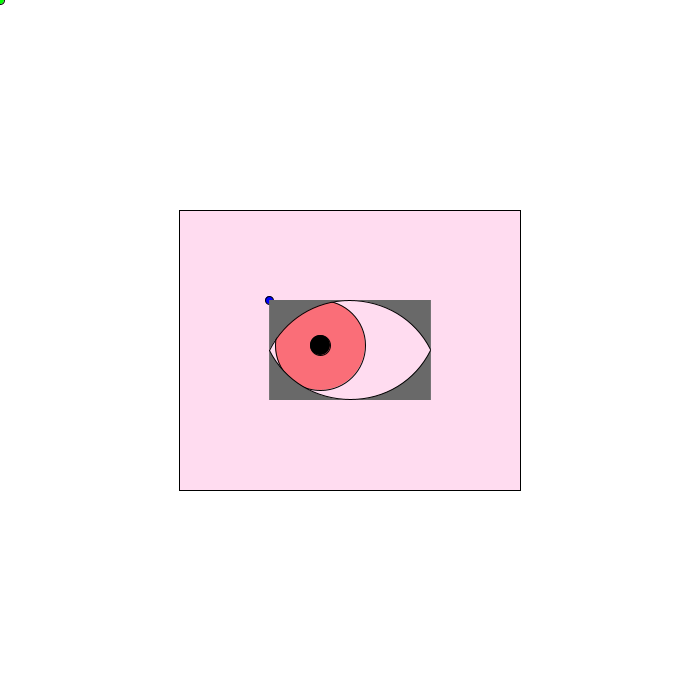
Frame 1 (no input)
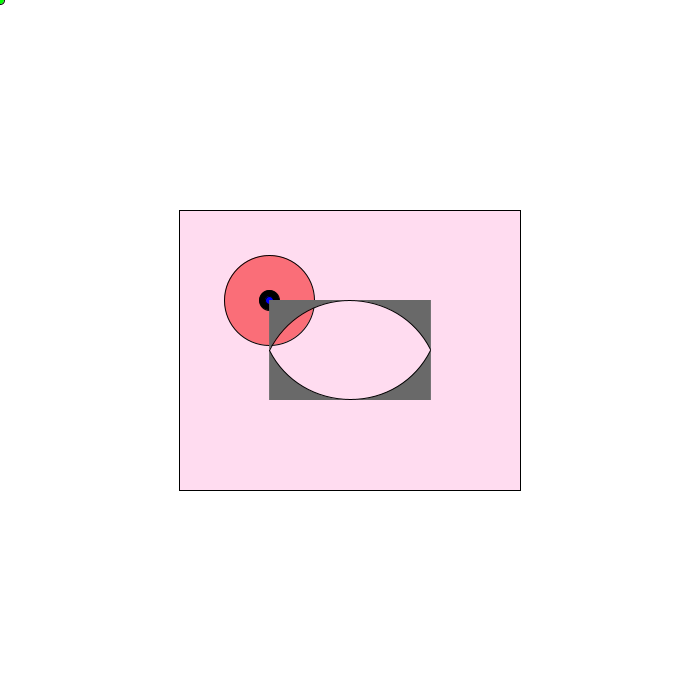
Frame 60 (the mouse pressed at the canvas centre just before this capture)
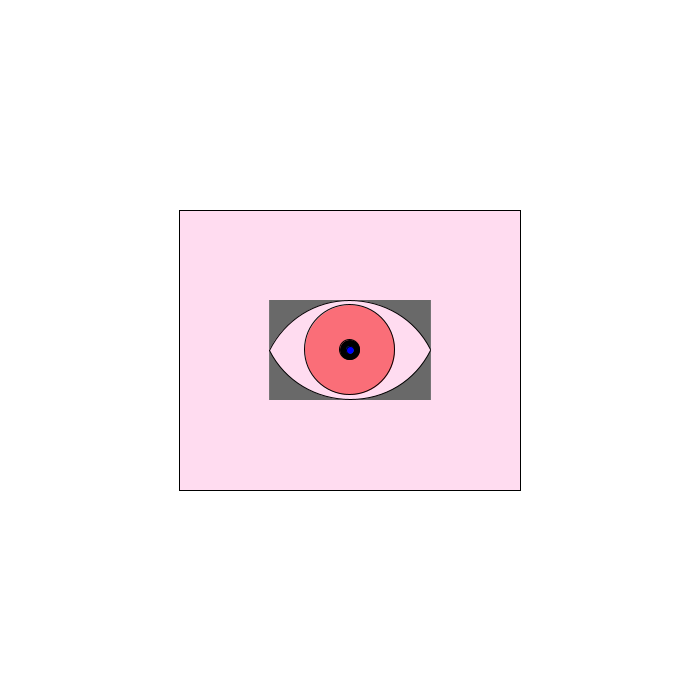
Frame 120 (the mouse held since frame 60 and released just before this capture)

The Processing sketch that drew these frames (run headless with seeded random() and noise(); from frame 60 on, the mouse is pressed at the canvas centre):

// Processing sketch: S010_ollos
// ── S010_ollos.pde
Ollo ollo;
ArrayList<Ollo> ollos;
PGraphics fondo;
float PHI = 0.5*(sqrt(5)+1);

void setup() {
  size(700, 700);
  smooth();
  frameRate(60);

  fondo = createFondo();

  ollos = new ArrayList<Ollo>();
  float x = width*0.5;
  float y = height*0.5;
  ollos.add(new Ollo(new PVector(x, y), new PVector(-30, -5), 0));
}

void draw() {

  background(255);
  //image(fondo, 0, 0);

  for (Ollo ollo : ollos) {
    ollo.debuxar();  
  }

 // noLoop();
}

PGraphics createFondo() {
  fondo = createGraphics(700, 700);
  fondo.beginDraw();
  fondo.background(255);
  fondo.stroke(200);
  fondo.strokeWeight(0.5);
  for (int i=0; i<15; i++) {
    for (int j=0; j<15; j++) {
      float x = map(i,0,14,10,width-10);
      float y = map(j,0,14,10,height-10);
      fondo.line(x,0,x,height);
      fondo.line(0,y,width,y);
    }
  }
  fondo.endDraw();

  return fondo;
}

// ── Ollo.pde
class Ollo {

  float scale = 100;
  float ratio = PHI;
  float r_iris;
  float r_pupi;
  float ancho, alto;

  float xi;
  float p, q;
  float theta, atheta;
  PVector down, up;

  PVector pos;
  PVector aim;
  PVector centro;
  float ori;

  PImage cut;
  PGraphics mask;


  Ollo(PVector _p, PVector _c, float _a) {

    pos = _p; // centro del rect
    centro = _c; // centro de la pupila w.r.t pos
    ori = _a;

    //validate_params

    alto = scale;
    ancho = scale*ratio;
    r_iris = scale*0.9;
    r_pupi = scale*0.2;

    xi = 0.25*(3-ratio*ratio);
    p = alto * (0.5-xi);
    q = 2*alto*(1-xi);
    theta = atan2(0.5-xi, ratio*0.5);
    atheta = atan2(ratio*0.5, 0.5-xi);

    down = new PVector(0, p);
    up = new PVector(0, -p);

    cut = fondo.get();
    mask = createGraphics(fondo.width, fondo.height);
  }

  void debuxar() {

    noFill();
    pushMatrix();

    translate(pos.x, pos.y);
    rotate(PI*0);

    rectMode(CENTER);
    noStroke();
    stroke(0);
    fill(255);
    rect(0, 0, ancho, alto);
    fill(255,220,240);
    rect(0, 0, ancho + 2*r_iris, alto + 2*r_iris);
    fill(250, 110, 120);
    circle(centro.x, centro.y, r_iris);
    fill(0);
    circle(centro.x, centro.y, r_pupi);
    
    aim = new PVector(0,0);
    // movement
    aim.x = constrain((mouseX-pos.x)-centro.x, -0.5*ancho, 0.5*ancho);
    aim.y = constrain((mouseY-pos.y)-centro.y, -0.5*alto, 0.5*alto);
    centro.lerp(aim,0.1);

    fill(0,255,0);
    circle(mouseX-pos.x,mouseY-pos.y,8);
    fill(0,0,255);
    circle(aim.x,aim.y,8);
    

    //···································
    fill(105);
    noStroke();
    beginShape();
    for (int k=0; k<18; k++) {

      float _a = map(k, 0, 17, theta, theta+2*atheta);
      float x0 = -0.5*q*cos(_a);
      float y0 = -0.5*q*sin(_a) + p;
      vertex(x0, y0);
    }
    for (int k=0; k<18; k++) {
      float _a = map(k, 0, 17, theta+2*atheta, theta);
      float x0 = -0.5*q*cos(-_a);
      float y0 = -0.5*q*sin(-_a) - p;
      vertex(x0, y0);
    }
    vertex(-0.5*ancho, 0.5*alto);
    vertex( 0.5*ancho, 0.5*alto);
    vertex( 0.5*ancho, -0.5*alto);
    vertex(-0.5*ancho, -0.5*alto);
    endShape(CLOSE);
    noFill();
    //···································

    stroke(0);
    strokeWeight(1);
    arc(0, p, q, q, -PI*0.5-atheta, -PI*0.5+atheta);
    arc(0, -p, q, q, theta, theta+2*atheta);
    noStroke();
    popMatrix();

    cut.mask(createMask());
    //image(cut, 0, 0);
  }
  
  PGraphics createMask() {
    mask.beginDraw();
    mask.pushMatrix();
    mask.translate(pos.x, pos.y);
    mask.rotate(PI*0);
    mask.background(0);
    mask.fill(255);
    mask.noStroke();
    mask.beginShape();
    for (int k=0; k<18; k++) {
      float _a = map(k, 0, 17, theta, theta+2*atheta);
      float x0 = -0.5*q*cos(_a);
      float y0 = -0.5*q*sin(_a) + p;
      mask.vertex(x0, y0);
    }
    for (int k=0; k<18; k++) {
      float _a = map(k, 0, 17, theta+2*atheta, theta);
      float x0 = -0.5*q*cos(-_a);
      float y0 = -0.5*q*sin(-_a) - p;
      mask.vertex(x0, y0);
    }
    mask.vertex(-0.5*ancho, 0.5*alto);
    mask.vertex( 0.5*ancho, 0.5*alto);
    mask.vertex( 0.5*ancho, -0.5*alto);
    mask.vertex(-0.5*ancho, -0.5*alto);
    mask.endShape(CLOSE);
    mask.popMatrix();
    mask.endDraw();
    
    return mask;
  }
}
